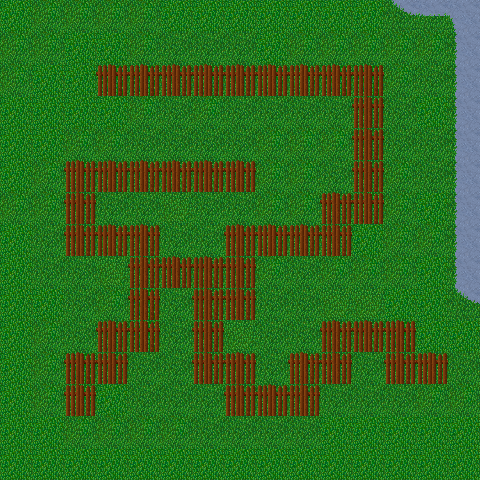

Rendered tile map (Tiled .tmx) drawn with the repository's tilesets; below, a short description and the map source with its tile grids summarised:
An orthogonal 15x15 tile map with 32x32 px tiles, 4 tile layers (navmesh, grass, walls, water), 2 tilesets.

<map version="1.0" orientation="orthogonal" renderorder="right-down" width="15" height="15" tilewidth="32" tileheight="32" nextobjectid="1">
 <tileset firstgid="1" name="Woodland_Tileset" tilewidth="32" tileheight="32">
  <image source="../Tiles/Woodland_Tileset.png" width="512" height="512" />
 </tileset>
 <tileset firstgid="257" name="navmesh" tilewidth="32" tileheight="32">
  <tile id="0">
   <image width="32" height="32" source="../Tiles/mesh.png" />
  </tile>
 </tileset>
 <layer name="navmesh" width="15" height="15">
  <data>[225 cells, 160 non-empty, 1 distinct tile ids]</data>
 </layer>
 <layer name="grass" width="15" height="15">
  <data>[225 cells, 225 non-empty, 4 distinct tile ids]</data>
 </layer>
 <layer name="walls" width="15" height="15">
  <data>[225 cells, 53 non-empty, 1 distinct tile ids]</data>
 </layer>
 <layer name="water" width="15" height="15">
  <data>[225 cells, 12 non-empty, 4 distinct tile ids]</data>
 </layer>
</map>
